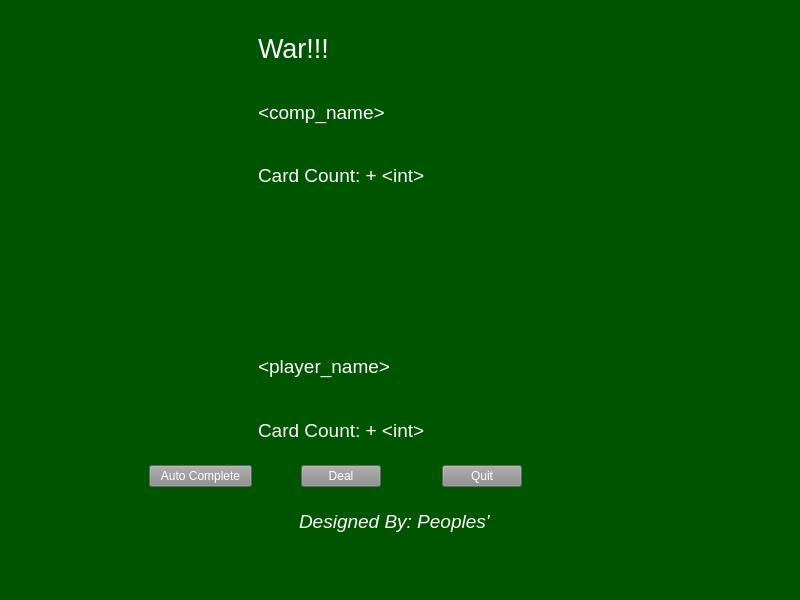
<?xml version="1.0" encoding="UTF-8"?>
<ui version="4.0">
 <class>MainWindow</class>
 <widget class="QMainWindow" name="MainWindow">
  <property name="geometry">
   <rect>
    <x>0</x>
    <y>0</y>
    <width>800</width>
    <height>600</height>
   </rect>
  </property>
  <property name="windowTitle">
   <string>MainWindow</string>
  </property>
  <property name="styleSheet">
   <string notr="true">background-color: rgb(0, 85, 0);</string>
  </property>
  <widget class="QWidget" name="centralwidget">
   <widget class="QWidget" name="">
    <property name="geometry">
     <rect>
      <x>40</x>
      <y>20</y>
      <width>711</width>
      <height>531</height>
     </rect>
    </property>
    <layout class="QGridLayout" name="gridLayout">
     <item row="11" column="2" alignment="Qt::AlignHCenter|Qt::AlignVCenter">
      <widget class="QLabel" name="playerDeckMain">
       <property name="text">
        <string>&lt;html&gt;&lt;head/&gt;&lt;body&gt;&lt;p&gt;&lt;img src=&quot;:/Main/production/blueBackVert.bmp&quot;/&gt;&lt;/p&gt;&lt;/body&gt;&lt;/html&gt;</string>
       </property>
      </widget>
     </item>
     <item row="4" column="3">
      <widget class="QLabel" name="computerNameLabel">
       <property name="text">
        <string>&lt;html&gt;&lt;head/&gt;&lt;body&gt;&lt;p&gt;&lt;span style=&quot; font-size:14pt; color:#ffffff;&quot;&gt;&amp;lt;comp_name&amp;gt;&lt;/span&gt;&lt;/p&gt;&lt;/body&gt;&lt;/html&gt;</string>
       </property>
      </widget>
     </item>
     <item row="2" column="3">
      <widget class="QLabel" name="warTitle">
       <property name="styleSheet">
        <string notr="true">background-image: url(:/Main/q02th.jpg);</string>
       </property>
       <property name="text">
        <string>&lt;html&gt;&lt;head/&gt;&lt;body&gt;&lt;p&gt;&lt;span style=&quot; font-size:20pt; color:#ffffff;&quot;&gt;War!!!&lt;/span&gt;&lt;/p&gt;&lt;/body&gt;&lt;/html&gt;</string>
       </property>
      </widget>
     </item>
     <item row="11" column="4" alignment="Qt::AlignHCenter">
      <widget class="QLabel" name="playerDeckDiscard">
       <property name="text">
        <string>&lt;html&gt;&lt;head/&gt;&lt;body&gt;&lt;p&gt;&lt;img src=&quot;:/Main/production/blueBackVert.bmp&quot;/&gt;&lt;/p&gt;&lt;/body&gt;&lt;/html&gt;</string>
       </property>
      </widget>
     </item>
     <item row="10" column="4" alignment="Qt::AlignHCenter">
      <widget class="QLabel" name="compDeckDiscard">
       <property name="text">
        <string>&lt;html&gt;&lt;head/&gt;&lt;body&gt;&lt;p&gt;&lt;img src=&quot;:/Main/production/blueBackVert.bmp&quot;/&gt;&lt;/p&gt;&lt;/body&gt;&lt;/html&gt;</string>
       </property>
      </widget>
     </item>
     <item row="10" column="3" alignment="Qt::AlignHCenter|Qt::AlignVCenter">
      <widget class="QLabel" name="compDeckActive">
       <property name="text">
        <string>&lt;html&gt;&lt;head/&gt;&lt;body&gt;&lt;p&gt;&lt;img src=&quot;:/Main/production/blueBackVert.bmp&quot;/&gt;&lt;/p&gt;&lt;/body&gt;&lt;/html&gt;</string>
       </property>
      </widget>
     </item>
     <item row="14" column="3">
      <layout class="QVBoxLayout" name="verticalLayout">
       <item>
        <widget class="QLabel" name="palyerNameLabel">
         <property name="text">
          <string>&lt;html&gt;&lt;head/&gt;&lt;body&gt;&lt;p&gt;&lt;span style=&quot; font-size:14pt; color:#ffffff;&quot;&gt;&amp;lt;player_name&amp;gt;&lt;/span&gt;&lt;/p&gt;&lt;/body&gt;&lt;/html&gt;</string>
         </property>
        </widget>
       </item>
      </layout>
     </item>
     <item row="10" column="2" alignment="Qt::AlignHCenter">
      <widget class="QLabel" name="compDeckMain">
       <property name="text">
        <string>&lt;html&gt;&lt;head/&gt;&lt;body&gt;&lt;p&gt;&lt;img src=&quot;:/Main/production/blueBackVert.bmp&quot;/&gt;&lt;/p&gt;&lt;/body&gt;&lt;/html&gt;</string>
       </property>
      </widget>
     </item>
     <item row="16" column="2">
      <widget class="QPushButton" name="autoCompletPushButton">
       <property name="styleSheet">
        <string notr="true">color: rgb(255, 255, 255);
background-color: rgb(138, 138, 138);</string>
       </property>
       <property name="text">
        <string>Auto Complete</string>
       </property>
      </widget>
     </item>
     <item row="11" column="3" alignment="Qt::AlignHCenter|Qt::AlignVCenter">
      <widget class="QLabel" name="playerDeckActive">
       <property name="text">
        <string>&lt;html&gt;&lt;head/&gt;&lt;body&gt;&lt;p&gt;&lt;img src=&quot;:/Main/production/blueBackVert.bmp&quot;/&gt;&lt;/p&gt;&lt;/body&gt;&lt;/html&gt;</string>
       </property>
      </widget>
     </item>
     <item row="18" column="1" colspan="6" alignment="Qt::AlignHCenter">
      <widget class="QLabel" name="DesignedByLabel">
       <property name="text">
        <string>&lt;html&gt;&lt;head/&gt;&lt;body&gt;&lt;p&gt;&lt;span style=&quot; font-size:14pt; font-style:italic; color:#ffffff;&quot;&gt;Designed By: Peoples'&lt;/span&gt;&lt;/p&gt;&lt;/body&gt;&lt;/html&gt;</string>
       </property>
      </widget>
     </item>
     <item row="16" column="4" alignment="Qt::AlignHCenter">
      <widget class="QPushButton" name="quitPushButton">
       <property name="styleSheet">
        <string notr="true">color: rgb(255, 255, 255);
background-color: rgb(138, 138, 138);</string>
       </property>
       <property name="text">
        <string>Quit</string>
       </property>
      </widget>
     </item>
     <item row="16" column="3" alignment="Qt::AlignHCenter">
      <widget class="QPushButton" name="dealPushButton">
       <property name="styleSheet">
        <string notr="true">color: rgb(255, 255, 255);
background-color: rgb(138, 138, 138);</string>
       </property>
       <property name="text">
        <string>Deal</string>
       </property>
      </widget>
     </item>
     <item row="10" column="1">
      <layout class="QVBoxLayout" name="verticalLayout_3"/>
     </item>
     <item row="2" column="1">
      <layout class="QVBoxLayout" name="verticalLayout_2"/>
     </item>
     <item row="5" column="3">
      <widget class="QLabel" name="cardCountCompLabel">
       <property name="text">
        <string>&lt;html&gt;&lt;head/&gt;&lt;body&gt;&lt;p&gt;&lt;span style=&quot; font-size:14pt; color:#ffffff;&quot;&gt;Card Count: + &amp;lt;int&amp;gt;&lt;/span&gt;&lt;/p&gt;&lt;/body&gt;&lt;/html&gt;</string>
       </property>
      </widget>
     </item>
     <item row="15" column="3">
      <widget class="QLabel" name="cardCountPlayerLabel">
       <property name="text">
        <string>&lt;html&gt;&lt;head/&gt;&lt;body&gt;&lt;p&gt;&lt;span style=&quot; font-size:14pt; color:#ffffff;&quot;&gt;Card Count: + &amp;lt;int&amp;gt;&lt;/span&gt;&lt;/p&gt;&lt;/body&gt;&lt;/html&gt;</string>
       </property>
      </widget>
     </item>
    </layout>
   </widget>
   <zorder>layoutWidget</zorder>
   <zorder>layoutWidget</zorder>
   <zorder>layoutWidget</zorder>
   <zorder>autoCompletPushButton</zorder>
   <zorder>dealPushButton</zorder>
   <zorder>warTitle</zorder>
   <zorder>playerDeckDiscard</zorder>
   <zorder>DesignedByLabel</zorder>
   <zorder>compDeckActive</zorder>
   <zorder></zorder>
  </widget>
  <widget class="QStatusBar" name="statusbar"/>
 </widget>
 <resources>
  <include location="../resources/re1.qrc"/>
 </resources>
 <connections/>
</ui>
